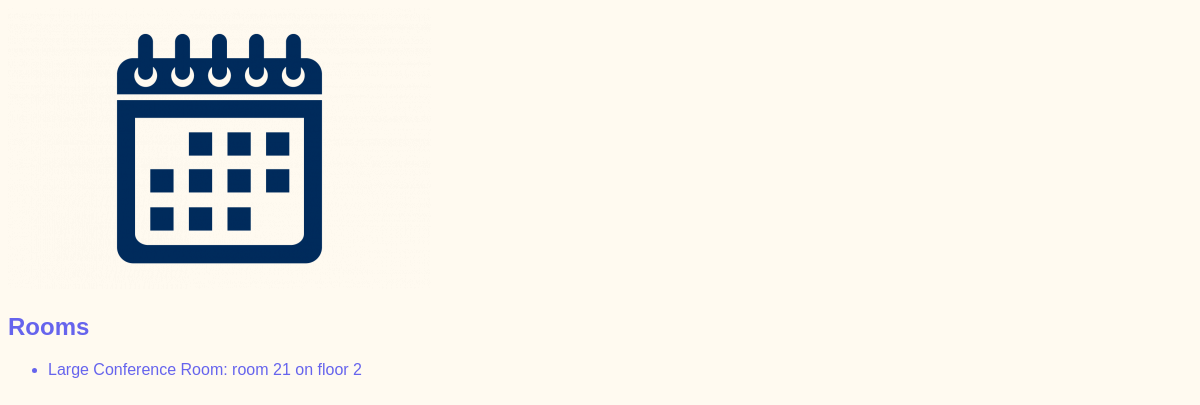
Page /meetings/rooms on the earlier database version.
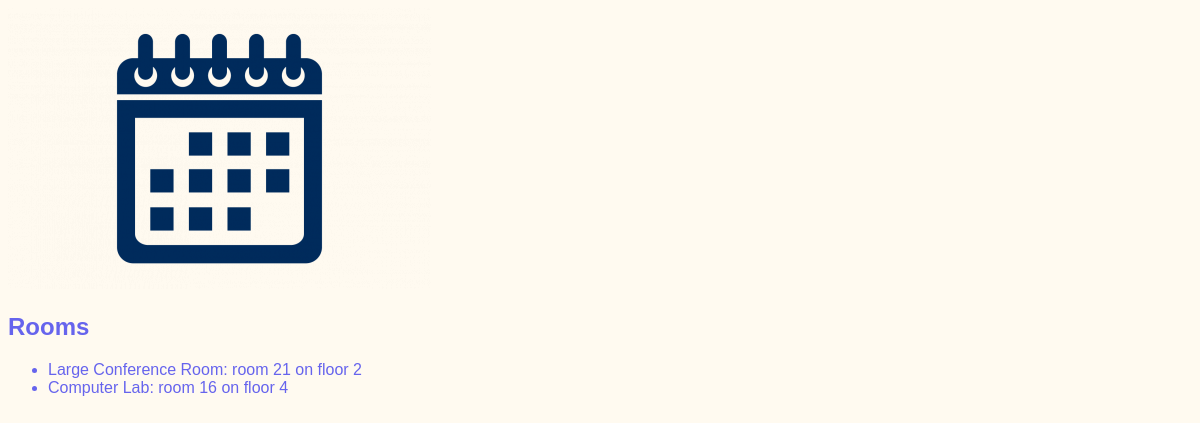
Same page on the later database version.
### meetings/models.py (models this page shows)
class Room(models.Model):
    name = models.CharField(max_length=50)
    floor = models.IntegerField()
    room_number = models.IntegerField()
    def __str__(self):
        return f"{self.name}: room {self.room_number} on floor {self.floor}"

### meetings/views.py (the view)
# urls.py: path('rooms', views.rooms_list, name='rooms'),
def rooms_list(request):
    return render(request, 'meetings/rooms_list.html',
    {"rooms": Room.objects.all()})

### meetings/templates/meetings/rooms_list.html (shortened to what this page needs)
{%extends "base.html" %}
{% block content %}
    <h2>Rooms</h2>
    <ul>
        {% for room in rooms %}
        <li>
            {{room}}
        </li>
        {% endfor %}
    </ul>
    {% endblock %}

Differences in the rows shown:
added Room: name+room_number+floor "Computer Lab: room 16 on floor 4"
